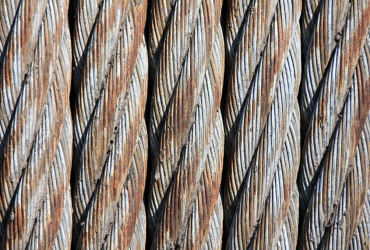
#> input picture FirstMaskAttempts/corr.png, 370 x 250 px
$ python Test.py
#> lines starting #> are read from the running program, lines starting #| are printed output that depends on the picture; after the words box and inside, x2 and y2 are one past the last pixel; in counts of white or black regions, pixels touching at a corner belong together
import cv2
import numpy as np
import matplotlib.pyplot as plt

img = cv2.imread('corr.png', cv2.IMREAD_COLOR)
#> img is the input picture: shape (250, 370, 3); mean B, G, R 119.2, 127.2, 138.3
hsv = cv2.cvtColor(img, cv2.COLOR_BGR2HSV)
#> hsv: shape (250, 370, 3); mean H, S, V 44.1, 49.7, 141

lower_red = np.array([0, 70, 50])
upper_red = np.array([21, 255, 200])
mask = cv2.inRange(hsv, lower_red, upper_red)
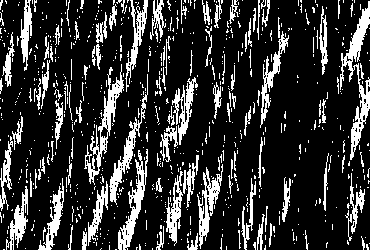
#> mask: shape (250, 370); 19.7% white; 733 white regions (623 under 20 px)
res = cv2.bitwise_and(img, img, mask = mask)
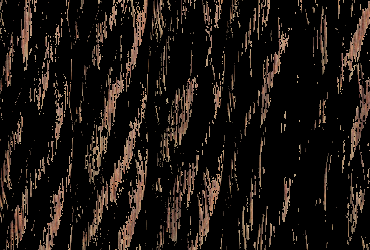
#> res: shape (250, 370, 3); mean B, G, R 17.6, 21.7, 27.9
res2 = res
#returns 3 values, only need one (contours)
contours, _ = cv2.findContours(mask, cv2.RETR_TREE, cv2.CHAIN_APPROX_NONE)
#> contours = 991 contours, 924 with area under 20; largest, box (x1, y1, x2, y2) and area: (340, 1, 370, 160) 1148, (84, 64, 124, 185) 854, (118, 149, 148, 250) 786, (109, 74, 148, 205) 616, (197, 164, 223, 249) 607
edges = cv2.Canny(mask, 50, 300)
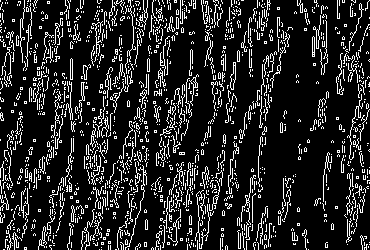
#> edges: shape (250, 370); 15.1% white in thin lines or dots
#window, contours, numDrawn, BGR, thickness
#cv2.drawContours(img, contours, -1, (200, 80, 80), 1)
#-1 draws all
cv2.imshow('res2', res2)
cv2.drawContours(res, contours, -1, (100, 255, 100), 1)
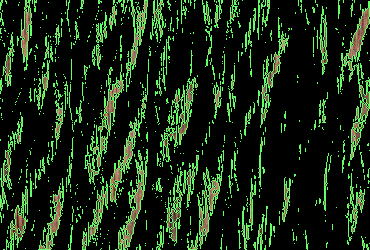
#> res: shape (250, 370, 3); 14.35% of pixels changed, all inside (x1, y1, x2, y2) = (0, 0, 370, 250)
cv2.imshow("edges", edges)
cv2.imshow('image', img)
cv2.imshow('mask', mask)
cv2.imshow('res', res)

cv2.waitKey(0)

cv2.destroyAllWindows();

$ run again, with FirstMaskAttempts/rust.jpg saved as FirstMaskAttempts/corr.png
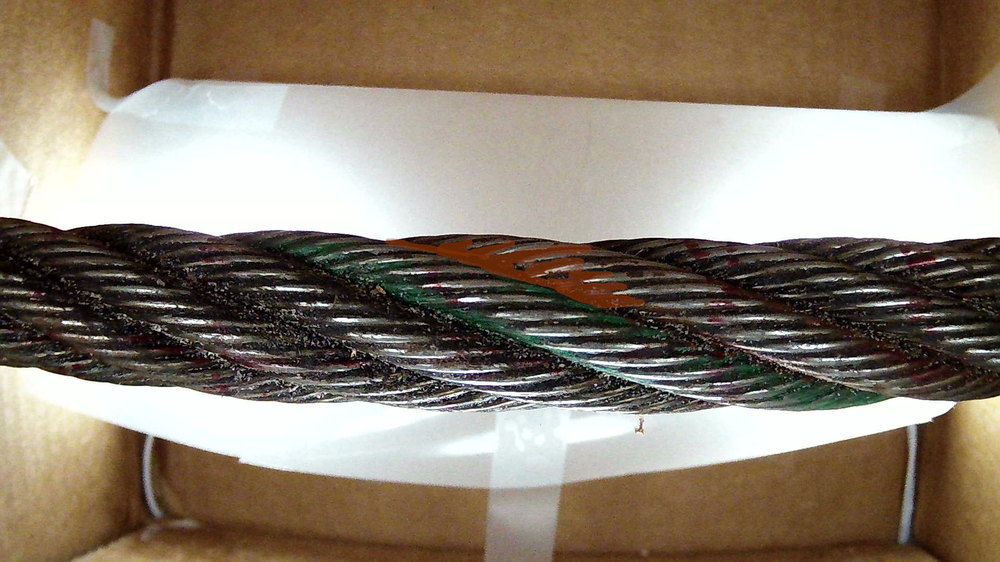
#> input picture FirstMaskAttempts/rust.jpg, 1000 x 562 px, shrunk from 1920 x 1080 before the run
#> img is the input picture: shape (562, 1000, 3); mean B, G, R 113.8, 129, 141.4
#> hsv: shape (562, 1000, 3); mean H, S, V 41.5, 79.7, 143.5
#> `mask = cv2.inRange(hsv, lower_red, upper_red)`:
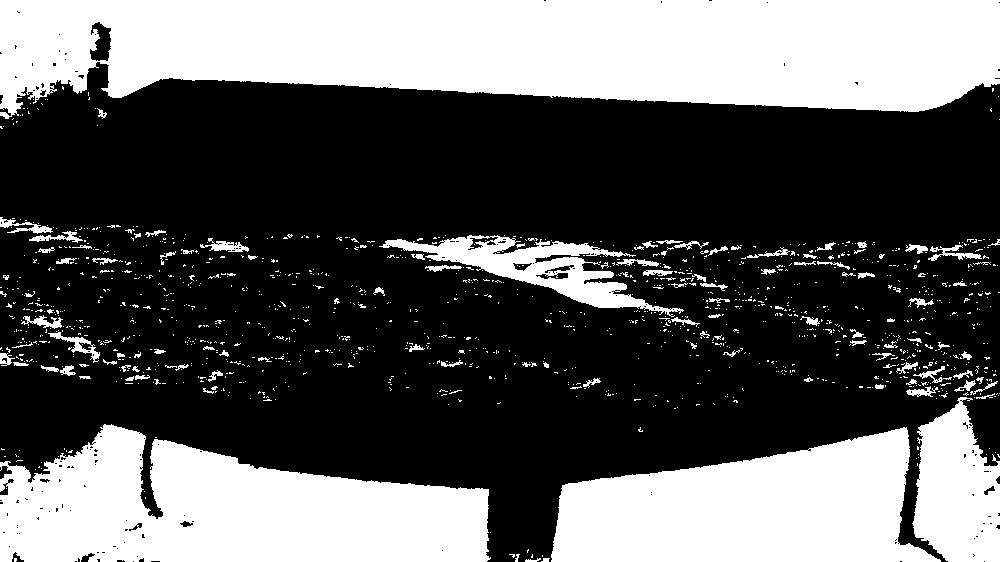
#> mask: shape (562, 1000); 36.4% white; 1318 white regions (1202 under 20 px)
#> contours = 1593 contours, 1509 with area under 20; largest, box (x1, y1, x2, y2) and area: (0, 0, 1000, 119) 93462, (0, 424, 491, 562) 45779, (551, 427, 941, 562) 35446, (912, 397, 1000, 562) 10290, (379, 235, 684, 317) 7033
#> edges: shape (562, 1000); 3.2% white in thin lines or dots
#> `cv2.drawContours(res, contours, -1, (100, 255, 100), 1)`:
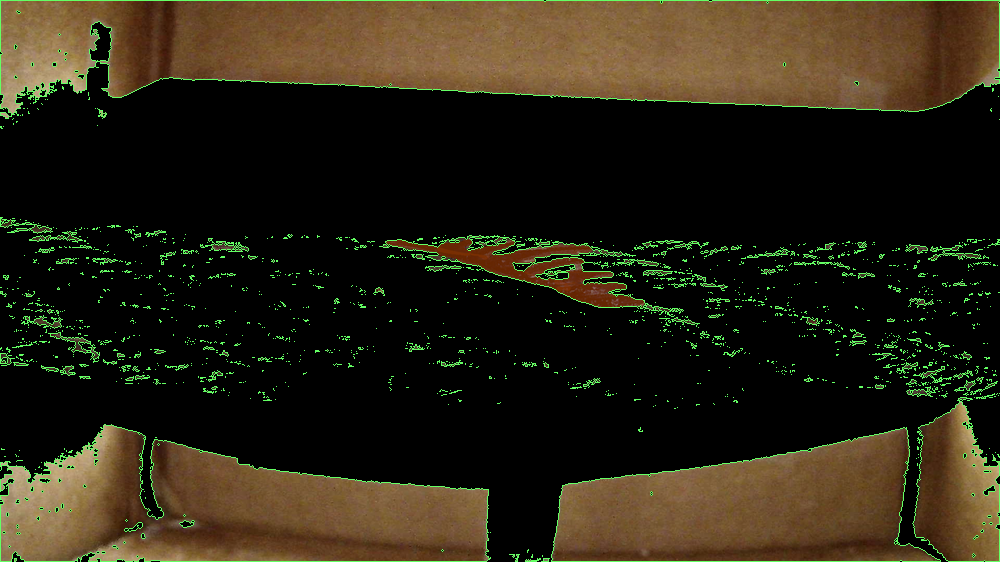
#> res: shape (562, 1000, 3); mean B, G, R 20, 36, 42.4
